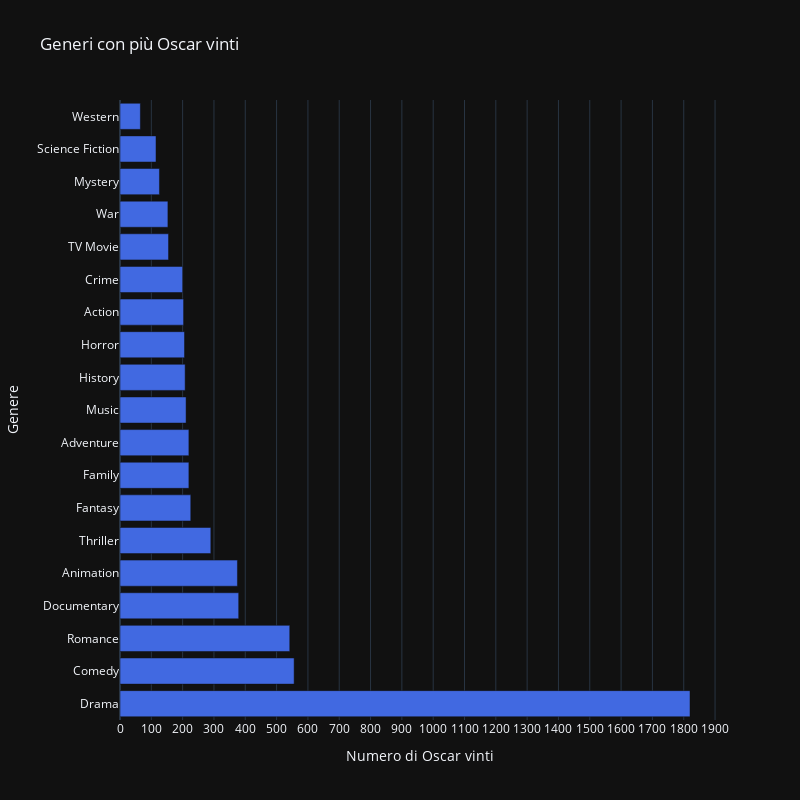

The notebook cell saved with this chart:
### Code cell
# 3 Generi con piu oscar vinti in totale a barre

genre_oscar_query = """
WITH oscar_films AS (
    SELECT DISTINCT film as movie_title
    FROM oscar_awards
    WHERE winner = true)
SELECT
    g.genre,
    COUNT(DISTINCT CASE WHEN o.movie_title IS NOT NULL THEN m.id END) as oscar_films,
    COUNT(DISTINCT m.id) as total_films,
    AVG(m.rating) as avg_rating  --usato in 4 non in questa cella
FROM movies m
JOIN genres g ON m.id = g.id_movie
LEFT JOIN oscar_films o ON LOWER(m.name) = LOWER(o.movie_title)   --lower dato che movies  e oscar_films sono da fonti di dati diverse
GROUP BY g.genre
ORDER BY oscar_films DESC
"""

genre_oscar = run_query(genre_oscar_query)

fig = px.bar(
    genre_oscar,
    x='oscar_films',
    y='genre',
    orientation='h',
    title='Generi con più Oscar vinti',
    labels={
        'oscar_films': 'Numero di Oscar vinti',
        'genre': 'Genere'
    },
    color_discrete_sequence=['royalblue'],   #colore uniforme
    height=800,
    width=800,
    template='plotly_dark'
)

fig.update_layout(
    xaxis=dict(
        tickmode='linear',
        dtick=100,
        title='Numero di Oscar vinti'
    ),
    yaxis={'title': 'Genere'},
    coloraxis_showscale=False  #nasconde la legenda scala colori
)

fig.show()

### Figure 1 — Plotly figure (JSON) as saved in the notebook; plotly's stock layout.template omitted (floating-point values rounded to 4 significant figures)
{"data": [{"hovertemplate": "Numero di Oscar vinti=%{x}<br>Genere=%{y}<extra></extra>", "legendgroup": "", "marker": {"color": "royalblue", "pattern": {"shape": ""}}, "name": "", "orientation": "h", "showlegend": false, "textposition": "auto", "type": "bar", "x": [1820, 556, 542, 379, 375, 290, 226, 220, 220, 211, 208, 206, 203, 200, 155, 153, 126, 115, 65], "xaxis": "x", "y": ["Drama", "Comedy", "Romance", "Documentary", "Animation", "Thriller", "Fantasy", "Family", "Adventure", "Music", "History", "Horror", "Action", "Crime", "TV Movie", "War", "Mystery", "Science Fiction", "Western"], "yaxis": "y"}], "layout": {"barmode": "relative", "coloraxis": {"showscale": false}, "height": 800, "legend": {"tracegroupgap": 0}, "title": {"text": "Generi con più Oscar vinti"}, "width": 800, "xaxis": {"anchor": "y", "domain": [0, 1], "dtick": 100, "tickmode": "linear", "title": {"text": "Numero di Oscar vinti"}}, "yaxis": {"anchor": "x", "domain": [0, 1], "title": {"text": "Genere"}}}}
